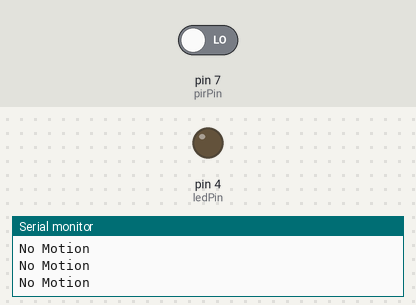
A sketch run on a simulated Arduino Uno, built with avr-gcc and run on an emulated ATmega328P. Parts: output pins drawn as LEDs (lit = HIGH), the last lines printed to the serial monitor. The test bench sets the inputs (shaded band); at power-on: pin 7 (pirPin) LOW.

Above: at 1.8 s.
1.9 s: pin 7 (pirPin) driven HIGH
At 3.1 s:
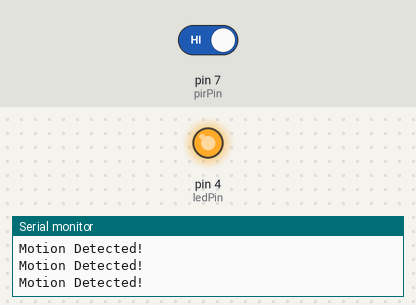
3.5 s: pin 7 (pirPin) driven LOW
At 4.2 s:
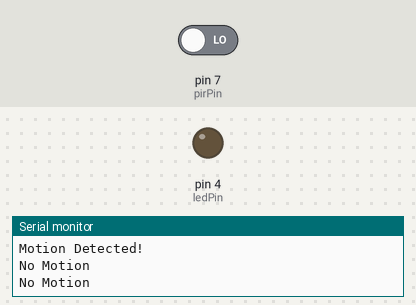
Timing chart, 0 to 6.5 s (numbered marks = the images above; inputs shaded):
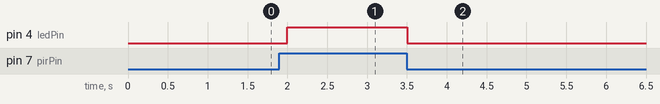

The sketch:

assignment11.ino
```cpp
const int pirPin = 7;
const int ledPin = 4;

void setup() {
  pinMode(pirPin, INPUT);
  pinMode(ledPin, OUTPUT);

  Serial.begin(9600);
  Serial.println("PIR Motion Sensor Test Started");
}

void loop() {

  int motion = digitalRead(pirPin);

  if (motion == HIGH) {
    digitalWrite(ledPin, HIGH);

    Serial.println("Motion Detected!");
  }
  else {
    digitalWrite(ledPin, LOW);

    Serial.println("No Motion");
  }

  delay(500);
}
```

Measured:
- after the input at 1.9 s, pin 4 (ledPin): LOW → HIGH after 0.10 s
- after the input at 3.5 s, pin 4 (ledPin): HIGH → LOW at once
